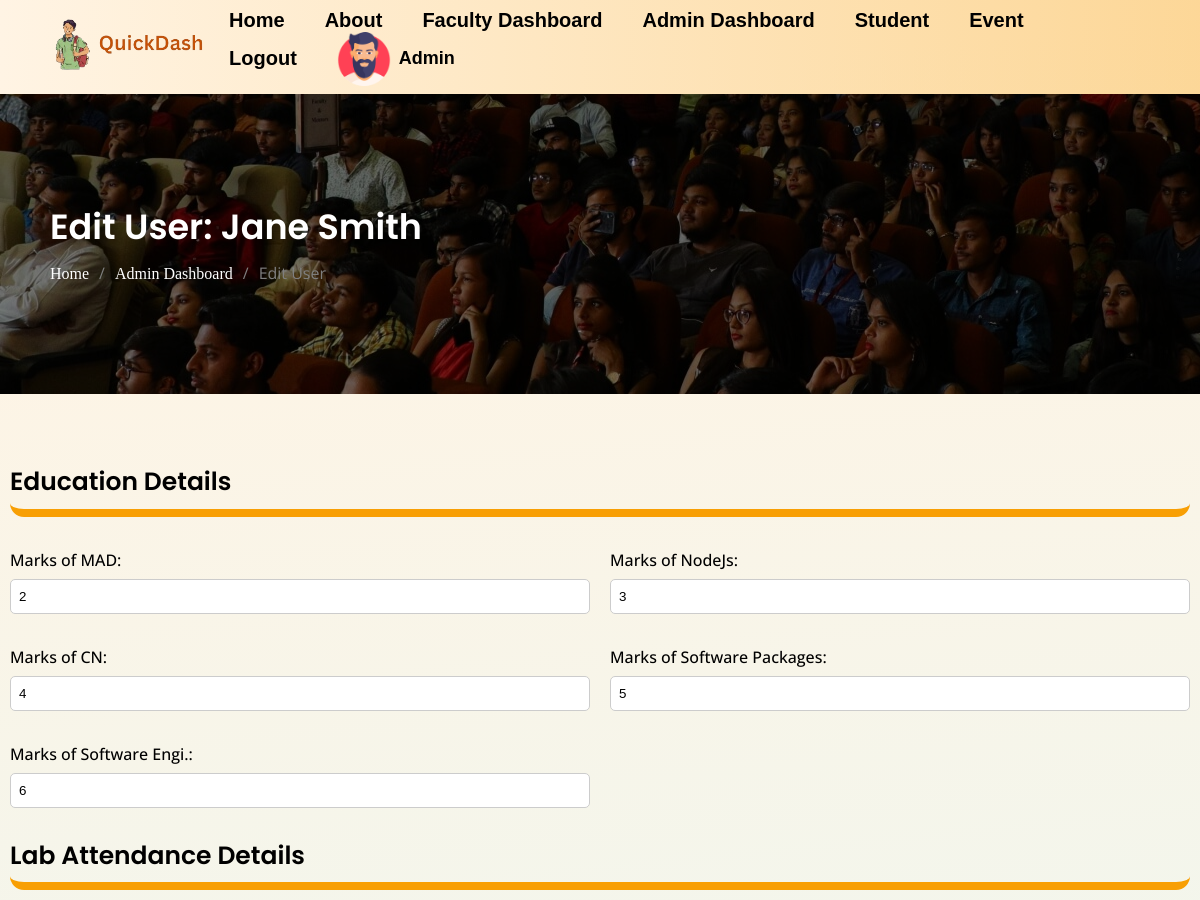
Before: /attandance_marks_update.php?id=2 (signed in, upper part) with the older database file.
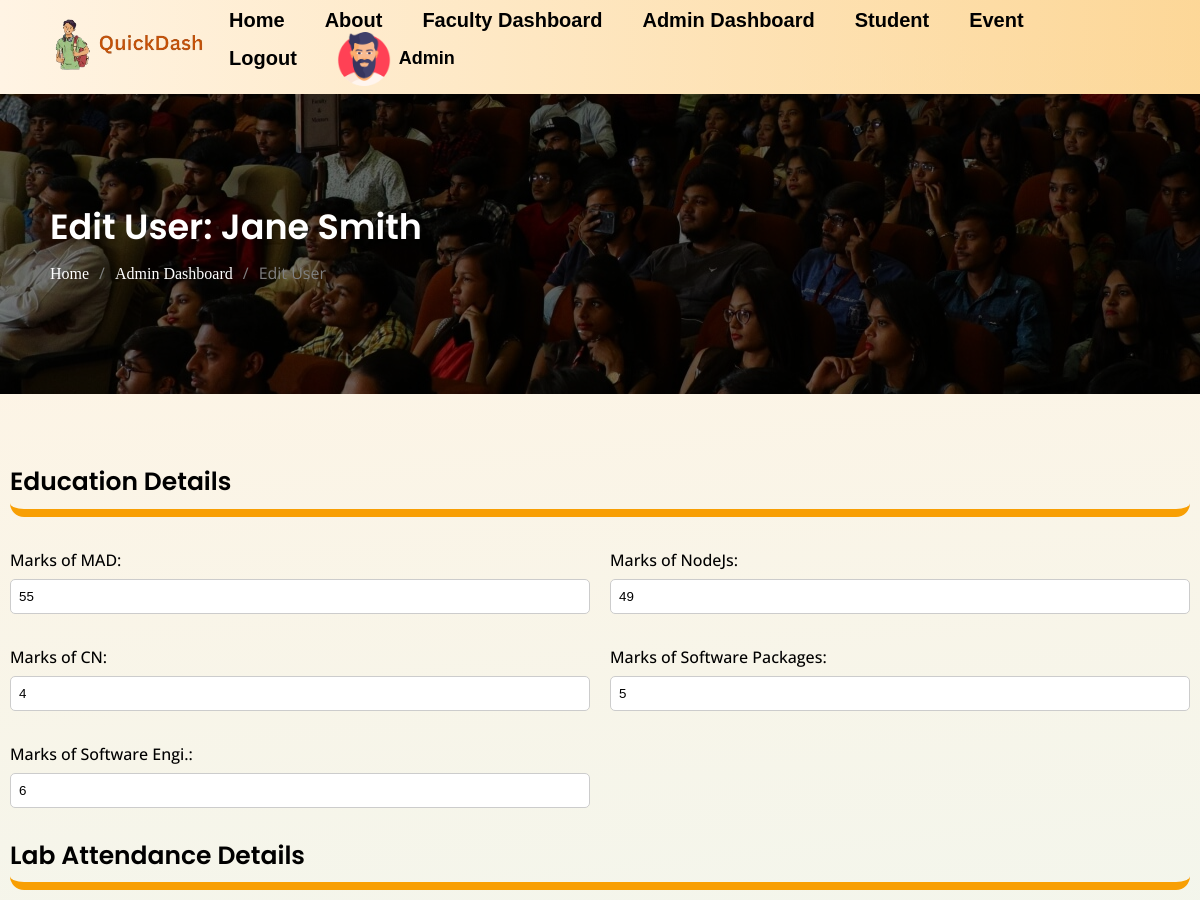
After: the same page with the newer database file.
### tables this page shows
CREATE TABLE `users` (
  `id` int(11) NOT NULL,
  `first_name` varchar(255) DEFAULT NULL,
  `last_name` varchar(255) DEFAULT NULL,
  `name` varchar(255) NOT NULL,
  `email` varchar(255) NOT NULL,
  `password` varchar(255) NOT NULL,
  `address` varchar(255) NOT NULL,
  `phone_number` varchar(15) DEFAULT NULL,
  `enrollment_number` varchar(20) NOT NULL,
  `accommodation` enum('hosteller','traveller') NOT NULL,
  `current_semester` varchar(50) NOT NULL,
  `marks_mad` int(11) NOT NULL,
  `marks_nodejs` int(11) NOT NULL,
  `marks_cn` int(11) NOT NULL,
  `marks_software_packages` int(11) NOT NULL,
  `marks_software_engi` int(11) NOT NULL,
  `join_date` date DEFAULT NULL,
  `class_batch` varchar(20) DEFAULT NULL,
  `current_degree` varchar(50) DEFAULT NULL,
  `lab_attendance_mad` int(11) DEFAULT NULL,
  `lab_attendance_nodejs` int(11) DEFAULT NULL,
  `lab_attendance_cn` int(11) DEFAULT NULL,
  `lab_attendance_software_packages` int(11) DEFAULT NULL,
  `lab_attendance_software_engi` int(11) DEFAULT NULL,
  `lec_attendance_mad` int(11) DEFAULT NULL,
  `lec_attendance_nodejs` int(11) DEFAULT NULL,
  `lec_attendance_cn` int(11) DEFAULT NULL,
  `lec_attendance_software_packages` int(11) DEFAULT NULL,
  `lec_attendance_software_engi` int(11) DEFAULT NULL,
  `is_admin` tinyint(1) DEFAULT 0
);

### attandance_marks_update.php (the view, shortened to what this page needs)
<?php
include 'db_config.php';
$userID = isset($_GET['id']) ? $_GET['id'] : null;
try {
    $stmt = $conn->prepare("SELECT * FROM users WHERE id = ?");
    $stmt->bind_param("i", $userID);
    $stmt->execute();
    $result = $stmt->get_result();
    if ($user = $result->fetch_assoc()) {
        include 'header.php';
        ?>
        <main class="site-main dashboard-page admin-dash">
            <div class="site-content-inner">
                <div class="page-content-in">
                    <div class="page-headings" style="background-image:url('assets/images/banner.jpg');">
                        <div class="container">
                            <h2>Edit User: <?php echo $user['name']; ?>
                            </h2>
                            <div class="breadcrumb-list">
                                <ul>
                                    <li><a href="<?php echo $home_url; ?>">Home</a></li>
                                    <li><span> / </span></li>
                                    <li><a href="<?php echo $home_url; ?>/student_dash.php">Admin Dashboard</a></li>
                                    <li><span> / </span></li>
                                    <li>Edit User</li>
                                </ul>
                            </div>
                        </div>
                    </div>
                    <div class="container edit-dash">
                        <form action="edit_user.php?id=<?php echo $userID; ?>" method="post">
                            <div class="rows head-rows">
                                <div class="cols-50">
                                    <h3>Education Details</h3>
                                </div>
                            </div>
                            <div class="rows">
                                <div class="cols-50">
                                    <label for="marks_mad">Marks of MAD:</label>
                                    <input type="number" name="marks_mad" value="<?php echo $user['marks_mad']; ?>" required>
                                </div>
                                <div class="cols-50">
                                    <label for="marks_nodejs">Marks of NodeJs:</label>
                                    <input type="number" name="marks_nodejs" value="<?php echo $user['marks_nodejs']; ?>"
                                        required>
                                </div>
                            </div>
                            <div class="rows">
                                <div class="cols-50">
                                    <label for="marks_cn">Marks of CN:</label>
                                    <input type="number" name="marks_cn" value="<?php echo $user['marks_cn']; ?>" required>
                                </div>
                                <div class="cols-50">
                                    <label for="marks_software_packages">Marks of Software Packages:</label>
                                    <input type="number" name="marks_software_packages"
                                        value="<?php echo $user['marks_software_packages']; ?>" required>
                                </div>
                            </div>
                            <div class="rows">
                                <div class="cols-50">
                                    <label for="marks_software_engi">Marks of Software Engi.:</label>
                                    <input type="number" name="marks_software_engi"
                                        value="<?php echo $user['marks_software_engi']; ?>" required>
                                </div>
                            </div>
                            <div class="rows head-rows">
                                <div class="cols-50">
                                    <h3>Lab Attendance Details</h3>
                                </div>
                            </div>
                        </form>
                    </div>
                </div>
            </div>
        </main>
        <?php include 'footer.php'; ?>
    <?php
    } else {
        echo "User not found.";
    }
} catch (Exception $e) {
    echo "Error: " . $e->getMessage();
}
?>

Changed rows visible on the page:
changed users "Jane Smith": marks_mad "2" → "55"; marks_nodejs "3" → "49"
